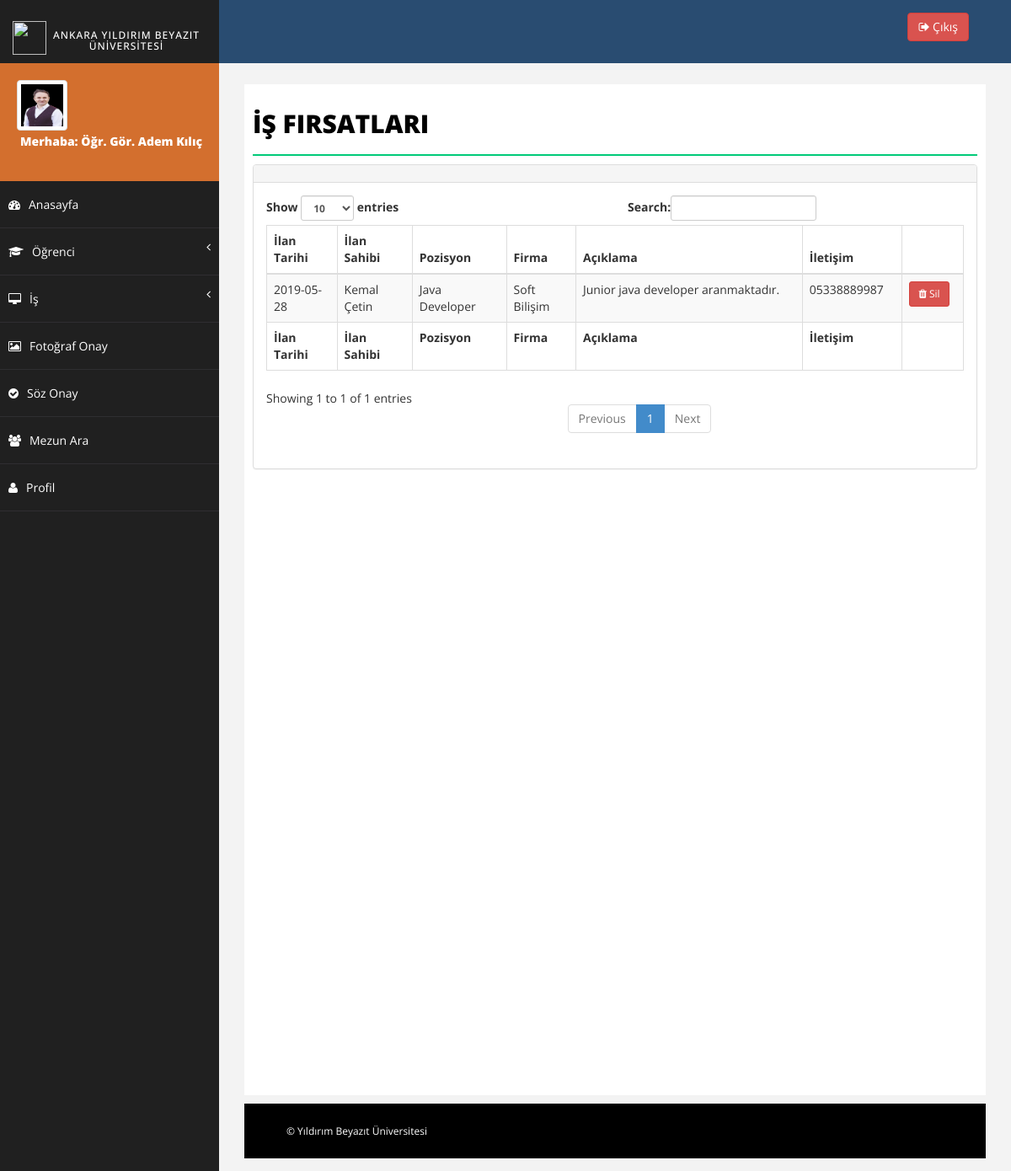
/admin/advert.php (signed in), run on the app's committed database.
### tables this page shows
CREATE TABLE `academician` (
  `id` int(11) NOT NULL,
  `username` varchar(200) NOT NULL,
  `first_name` varchar(50) NOT NULL,
  `last_name` varchar(50) NOT NULL,
  `faculty` varchar(100) NOT NULL,
  `department` varchar(200) NOT NULL,
  `photo` varchar(200) NOT NULL,
  `email` varchar(320) NOT NULL,
  `password` varchar(60) NOT NULL
);

CREATE TABLE `job_advert` (
  `id` int(11) NOT NULL,
  `username` varchar(50) NOT NULL,
  `student_id` varchar(50) NOT NULL,
  `first_name` varchar(50) NOT NULL,
  `last_name` varchar(50) NOT NULL,
  `position` varchar(500) NOT NULL,
  `company` varchar(500) NOT NULL,
  `job_definition` varchar(500) NOT NULL,
  `contact` varchar(500) NOT NULL,
  `ad_date` date NOT NULL
);

### admin/profile_update.php (called while the page is built, shortened)
<?php
include '../dbconnection.php';
if (isset($_SESSION['username'])) {
  $username=$_SESSION['username'];
  $stmt = $db->query("SELECT * FROM academician WHERE username='$username' ");
  while ($row = $stmt->fetch()) {
    $first_name= $row['first_name'];
    $last_name = $row['last_name'];
    $photo = $row['photo'];
  }
}
?>

### admin/advert.php (the view, shortened to what this page needs)
<?php
include 'header.php';
include 'sidebar.php';
?>
<div id="page-wrapper">
  <div id="page-inner">
    <div class="row">
      <div class="col-md-12">
        <h1 class="page-head-line">İş Fırsatları</h1>
      </div>
    </div>
    <div class="row">
     <div class="col-md-12">
      <div class="panel panel-default">
        <div class="panel-heading clearfix"></div>
        <div class="panel-body">
          <div class="table-responsive">
            <table id="advert_table1" class="table table-striped table-bordered">
              <thead>
               <tr>
                <th>İlan Tarihi</th>
                <th>İlan Sahibi</th>
                <th>Pozisyon</th>
                <th>Firma</th>
                <th>Açıklama</th>
                <th>İletişim</th>
                <th></th>
              </tr>
            </thead>
            <?php
            $sql = "SELECT first_name, last_name, position, company, job_definition, contact, ad_date,id FROM job_advert ORDER BY ad_date";
            $query = $db->query($sql);
            $query->setFetchMode(PDO::FETCH_ASSOC);
            while($row = $query->fetch()){
             echo "
             <tr>
             <td>".$row['ad_date']."</td>
             <td>".$row['first_name'].' '.$row['last_name']."</td>
             <td>".$row['position']."</td>
             <td>".$row['company']."</td>
             <td>".$row['job_definition']."</td>
             <td>".$row['contact']."</td>
             <td>
             <button type='button' class='btn btn-danger btn-sm delete btn-flat' data-id='".$row['id']."' ><i class='fa fa-trash'></i> Sil</button>
             </td>
             </tr>
             "; }
             ?>
                  <tfoot>
                    <tr>
                      <th>İlan Tarihi</th>
                      <th>İlan Sahibi</th>
                      <th>Pozisyon</th>
                      <th>Firma</th>
                      <th>Açıklama</th>
                      <th>İletişim</th>
                      <th></th>
                    </tr>
                  </tfoot>
                </table>
              </div>
            </div>
          </div>
        </div>
      </div>
    </div>
    <?php include 'footer.php'; ?>

### admin/sidebar.php (shortened to what this page needs)
<?php include 'profile_update.php'; ?>
        <nav class="navbar-default navbar-side" role="navigation">
            <div class="sidebar-collapse">
                <ul class="nav" id="main-menu">
                    <li>
                        <div class="user-img-div mb-red">
                            <img src="<?php echo $photo ?>" class="img-thumbnail" />
                            <div class="inner-text">
                           Merhaba: <?php echo $first_name.' '.$last_name; ?>
                            <br/>
                            </div>
                        </div>
                    </li>
                    <li>
                        <a class="" href="index.php"><i class="fa fa-dashboard "></i>Anasayfa</a>
                    </li>
                    <li>
                        <a href="#"><i class="fa fa-graduation-cap "></i>Öğrenci <span class="fa arrow"></span></a>
                    </li>
                      <li>
                        <a href="#"><i class="fa fa-desktop "></i>İş <span class="fa arrow"></span></a>
                    </li>
                    <li>
                        <a href="check_photo.php"><i class="fa fa-picture-o "></i>Fotoğraf Onay</a>
                    </li>
                    <li>
                        <a href="check_motto.php"><i class="fa fa-check-circle "></i>Söz Onay </a>
                    </li>
                      <li>
                        <a href="search_student.php"><i class="fa fa-users "></i>Mezun Ara</a>
                    </li>
                    <li>
                        <a href="profile.php"><i class="fa fa-user "></i>Profil</a>
                    </li>
            </div>
        </nav>

### assets/css/basic.css (style rules this page uses)
body { font-family: 'Open Sans', sans-serif; line-height:25px; }
#page-wrapper { padding: 15px 15px; min-height: 600px; background: #F3F3F3; }
#page-inner { width: 100%; margin: 10px 20px 10px 0px; background-color: #fff!important; padding: 10px; min-height: 1200px; }
.page-head-line { font-size: 30px; text-transform: uppercase; color: #000; font-weight: 800; padding-bottom: 20px; border-bottom: 2px solid #00CA79; margin-bottom: 10px; }
.user-img-div { min-height: 140px; padding: 20px; background-color: #4380B8; }
.user-img-div img { max-height: 60px; }
.user-img-div .inner-text { text-align: right; position: relative; color: #fff; font-weight: 800; line-height: 25px; }
.arrow { float: right; }
.fa.arrow:before { content: "\f104"; }
.sidebar-collapse, .sidebar-collapse .nav { background: none; }
.sidebar-collapse .nav { padding: 0; }
.sidebar-collapse .nav > li > a { color: #fff; background: #202020; text-shadow: none; padding: 15px 40px; border-bottom: 1px solid #2F2E31; }
.sidebar-collapse > .nav > li > a { padding: 15px 10px; }
.navbar-side { border: none; background-color: #202020; }
.navbar-default { border: 0px solid black; }
.nav > li > a > i { margin-right: 10px; }
@media (min-width:768px) { #page-wrapper { margin: 0 0 0 260px; padding: 15px 30px; min-height: 1200px; } }
@media (min-width:768px) { .navbar-side { z-index: 1; position: absolute; width: 260px; } }

### assets/css/custom.css (style rules this page uses)
.mb-red { background-color:#d36f2e; }

### data on the page
academician: photo (picture), first_name "Öğr. Gör. Adem", last_name "Kılıç"
job_advert: ad_date "2019-05-28", first_name "Kemal", last_name "Çetin", position "Java Developer", company "Soft Bilişim", job_definition "Junior java developer aranmaktadır.", contact "05338889987"
